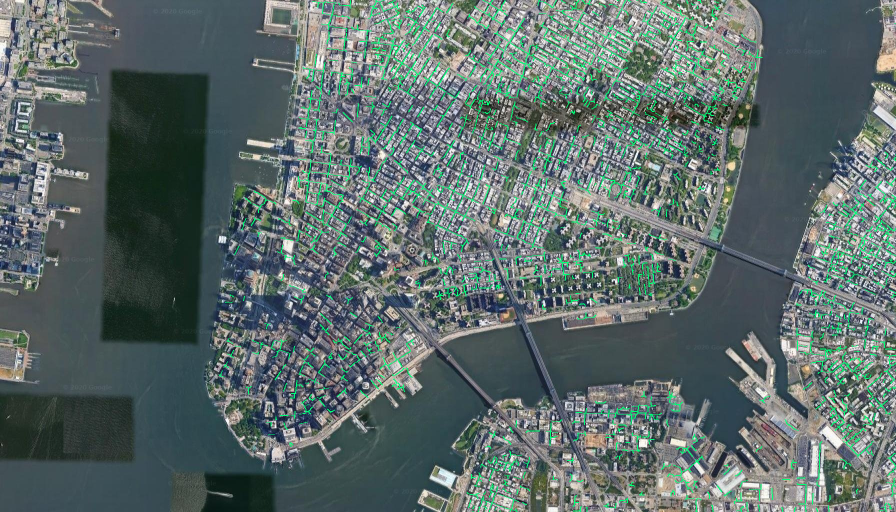
#> input picture build/station_lines_imagery_overlay.png, 1792 x 1024 px (shown at 1/2 size)
$ python -i make_night_textures.py   (imports and definitions only)
#> lines starting #> are read from the running program, lines starting #| are printed output that depends on the picture; after the words box and inside, x2 and y2 are one past the last pixel; in counts of white or black regions, pixels touching at a corner belong together
#!/usr/bin/env python3
"""Generate night variants of the Manhattan textures.

Facades: dark blue ambient + randomly illuminated windows aligned to the
detected window grid.
Ground satellite: darkened city with street-lamp glows and neon signage.
Street textures: street-lamp pools and lit neon signs.
"""
import os, sys, math, random
import numpy as np
from PIL import Image, ImageDraw, ImageFilter, ImageChops

# [2 lines not run here, left out]

ROOT = "/home/orbit9/Work/games/Manhattan/Textures"
DAY = os.path.join(ROOT, "day")
NIGHT = os.path.join(ROOT, "night")


def ensure(path):
    os.makedirs(os.path.dirname(path), exist_ok=True)


# --------------------------------------------------------------------------
# helpers
# --------------------------------------------------------------------------
def to_np(im):
    return np.asarray(im.convert("RGB")).astype(np.float32) / 255.0


def to_img(a):
    return Image.fromarray(np.clip(a * 255.0, 0, 255).astype(np.uint8), "RGB")


# [65 lines left out: functions smooth, autocorr_period, grid_axis, not called in this run]


WINDOW_PALETTE = [
    (255, 214, 148), (255, 231, 184), (255, 197, 118),
    (255, 245, 220), (206, 224, 255), (170, 205, 255),
    (255, 170, 96), (255, 120, 70),
]
WINDOW_WEIGHTS = [28, 22, 14, 15, 6, 5, 7, 3]


def connected_components(mask):
    """Simple 8-connected component labeller (scipy-free)."""
    h, w = mask.shape
    seen = np.zeros_like(mask, dtype=bool)
    out = []
    for y in range(h):
        for x in range(w):
            if not mask[y, x] or seen[y, x]:
                continue
            stack = [(y, x)]
            seen[y, x] = True
            pts = []
            while stack:
                cy, cx = stack.pop()
                pts.append((cy, cx))
                for dy in (-1, 0, 1):
                    for dx in (-1, 0, 1):
                        ny, nx = cy + dy, cx + dx
                        if 0 <= ny < h and 0 <= nx < w and mask[ny, nx] and not seen[ny, nx]:
                            seen[ny, nx] = True
                            stack.append((ny, nx))
            out.append(pts)
    return out


def detect_windows(gray_img):
    """Return window bounding boxes in image coordinates (may be empty).

    Windows are found as regions darker than a heavily blurred local wall
    estimate.  This avoids the pitfalls of a rigid detected grid and works for
    both punched-window masonry and glass curtain walls.
    """
    W, H = gray_img.size
    aw = min(360, W)
    ah = max(1, int(H * aw / W))
    small = gray_img.resize((aw, ah), Image.BOX)
    bg = small.filter(ImageFilter.GaussianBlur(max(4, aw / 14)))
    a = np.asarray(small).astype(np.float32) / 255.0
    b = np.asarray(bg).astype(np.float32) / 255.0
    diff = b - a
    # adaptive threshold: catch the darker third of the facade, with a floor
    thr = float(np.clip(np.percentile(diff, 68), 0.035, 0.14))
    mask = diff > thr
    mask_img = Image.fromarray((mask * 255).astype(np.uint8), "L")
    mask_img = (mask_img.filter(ImageFilter.MedianFilter(3))
                        .filter(ImageFilter.MinFilter(3))
                        .filter(ImageFilter.MaxFilter(3)))
    mask = np.asarray(mask_img) > 127
    comps = connected_components(mask)
    boxes = []
    sx, sy = W / aw, H / ah
    for pts in comps:
        if len(pts) < 12:
            continue
        ys = [p[0] for p in pts]
        xs = [p[1] for p in pts]
        x0, x1 = min(xs), max(xs)
        y0, y1 = min(ys), max(ys)
        bw, bh = x1 - x0 + 1, y1 - y0 + 1
        # reject spandrel bands, whole-facade blobs and tiny noise
        if bw > aw * 0.55 or bh > ah * 0.55:
            continue
        if bw < 3 or bh < 3:
            continue
        if not (0.18 < bw / bh < 4.5):
            continue
        boxes.append((int(x0 * sx), int(y0 * sy), int((x1 + 1) * sx), int((y1 + 1) * sy)))
    return boxes


def facade_night(path, out_path):
#> called with out_path = 'out.png'
    im = Image.open(path).convert("RGB")
#> im is the input picture: PIL image 1792x1024 RGB; mean R, G, B 92.6, 108.3, 105.9
    W, H = im.size
#> W = 1792; H = 1024
    day = to_np(im)
    gray = day.mean(axis=2)
    gray_img = im.convert("L")

    # dark blue ambient, keep a little facade detail
    base = day * np.array([0.200, 0.220, 0.300], dtype=np.float32) + 0.012
    # faint cool sky bounce at the top
    yy = np.linspace(1.05, 0.62, H, dtype=np.float32)[:, None, None]
    base *= yy

    em_img = Image.new("RGB", (W, H), (0, 0, 0))
#> em_img: PIL image 1792x1024 RGB; every value is 0
    em_draw = ImageDraw.Draw(em_img)
    boxes = detect_windows(gray_img)
#> in detect_windows, `small = gray_img.resize((aw, ah), Image.BOX)`:
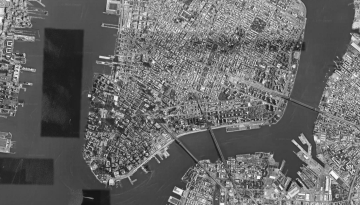
#> small: PIL image 360x205 L; min 18, max 249, mean 103.4
#> in detect_windows, `bg = small.filter(ImageFilter.GaussianBlur(max(4, aw / 14)))`:
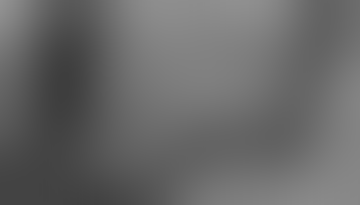
#> bg: PIL image 360x205 L; min 62, max 147, mean 104.2
#> in detect_windows, `diff = b - a`:
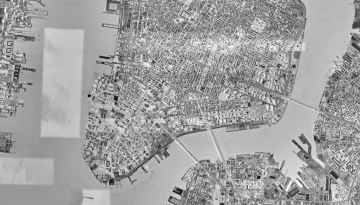
#> diff: shape (205, 360) float32; min -0.655, max 0.388, mean 0.00344; drawn with min black and max white
#> in detect_windows, `thr = float(np.clip(np.percentile(diff, 68), 0.035, 0.14))`: thr = 0.0863
#> in detect_windows, `mask = diff > thr`:
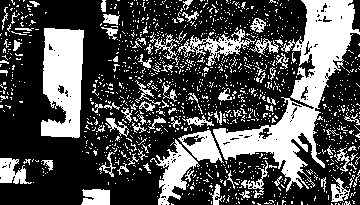
#> mask: shape (205, 360) bool; 31.3% white; 1309 white regions (1226 under 20 px), largest, box (x1, y1, x2, y2) and area: (213, 0, 360, 192) 7752, (41, 28, 84, 138) 3675, (150, 139, 200, 205) 1206
#> in detect_windows, `mask_img = (mask_img.filter(ImageFilter.MedianFilter(3)) .filter(Image..`:
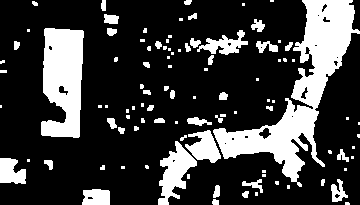
#> mask_img: PIL image 360x205 L; 23.6% white; 100 white regions (55 under 20 px), largest, box (x1, y1, x2, y2) and area: (213, 0, 360, 187) 7611, (41, 28, 84, 138) 3674, (158, 141, 197, 205) 1184
#> in detect_windows, `comps = connected_components(mask)`: comps = 100 items
#> the loop in detect_windows, `for pts in comps:` made 100 passes
#> (x0, x1, y0, y1, bw, bh) on passes 1, 2, 4, 5, 7, 8, 10, 11, 12, 13, 15, 17: (101, 105, 0, 10, 5, 11), (184, 191, 0, 4, 8, 5), (213, 359, 0, 186, 147, 187), (32, 37, 1, 5, 6, 5), (188, 196, 13, 19, 9, 7), (104, 118, 14, 23, 15, 10), (251, 264, 19, 31, 14, 13), (41, 83, 28, 137, 43, 110), (107, 116, 28, 35, 10, 8), (143, 146, 28, 32, 4, 5), (197, 247, 30, 54, 51, 25), (190, 200, 38, 47, 11, 10)
#> (ys, xs, x0, x1, y0, y1, bw, bh) on passes 9, 16, 19, 37, 39: ([18, 19, 20, 20, 19, 18, 20, 20, 19, 18, 19, 18], [179, 180, 181, 182, 182, 182, 180, 179, 181, 181, 179, 180], 179, 182, 18, 20, 4, 3), ([35, 36, 37, 37, 36, 35, 37, 37, 36, 35, 36, 35], [168, 169, 170, 171, 171, 171, 169, 168, 170, 170, 168, 169], 168, 171, 35, 37, 4, 3), ([39, 40, 41, 42, 42, 42, 41, 41, 40, 39, 40, 39], [166, 167, 168, 168, 167, 166, 167, 166, 168, 168, 166, 167], 166, 168, 39, 42, 3, 4), ([60, 61, 62, 62, 62, 63, 63, 62, 61, 62, 61, 60, 61, 61, 60], [2, 3, 4, 3, 2, 1, 0, 0, 0, 1, 4, 4, 2, 1, 3], 0, 4, 60, 63, 5, 4), ([65, 66, 67, 67, 66, 65, 67, 67, 66, 65, 66, 65], [168, 169, 170, 171, 171, 171, 169, 168, 170, 170, 168, 169], 168, 171, 65, 67, 4, 3)
#> after the loop in detect_windows, `for pts in comps:`: boxes = 74 items, first 6: (502, 0, 527, 54), (915, 0, 955, 24), (159, 4, 189, 29), (935, 64, 980, 99), (517, 69, 592, 119), (891, 89, 910, 104)
    used_grid = False
    lit = 0

    name = os.path.basename(path).lower()
    use_grid = ("glass" in name) or (len(boxes) < 8)
#> use_grid = False

    if use_grid:
        # glass curtain wall with no readable punched openings: light a random
        # share of the repeating glazing cells, subdivided into room-sized bays
        used_grid = True
        cols = grid_axis(gray, 1, min_cells=3, max_cells=20)
        rows = grid_axis(gray, 0, min_cells=3, max_cells=26)

        # [7 lines left out: function subdivide, not called in this run]

        cols = subdivide(cols, max(18.0, W / 16.0))
        rows = subdivide(rows, max(18.0, H / 20.0))
        cols = [int(round(c)) for c in cols]
        rows = [int(round(r)) for r in rows]
        boxes = []
        for i in range(len(rows) - 1):
            for j in range(len(cols) - 1):
                x0, y0, x1, y1 = cols[j], rows[i], cols[j + 1], rows[i + 1]
                if x1 - x0 < 4 or y1 - y0 < 4:
                    continue
                boxes.append((x0, y0, x1, y1))

    # filter to usable rectangles, then choose a fixed share so every facade
    # gets a believable number of lit windows
    usable = []
    for (bx0, by0, bx1, by1) in boxes:
        bw, bh = bx1 - bx0, by1 - by0
        if bw < 3 or bh < 3:
            continue
        if used_grid and (bw < 6 or bh < 6):
            continue
        usable.append((bx0, by0, bx1, by1))
#> this loop made 74 passes
#> (bx0, by0, bx1, by1, bw, bh) on passes 1 to 12: (502, 0, 527, 54, 25, 54), (915, 0, 955, 24, 40, 24), (159, 4, 189, 29, 30, 25), (935, 64, 980, 99, 45, 35), (517, 69, 592, 119, 75, 50), (891, 89, 910, 104, 19, 15), (1249, 94, 1319, 159, 70, 65), (204, 139, 418, 689, 214, 550), (532, 139, 582, 179, 50, 40), (711, 139, 731, 164, 20, 25), (980, 149, 1234, 274, 254, 125), (836, 174, 856, 189, 20, 15)
#> after the loop, usable has the same summary as boxes in detect_windows
    random.shuffle(usable)
    want = int(round(len(usable) * (0.44 if used_grid else 0.50)))
#> want = 37
    want = max(want, min(12, len(usable)))

    for (bx0, by0, bx1, by1) in usable[:want]:
        bw, bh = bx1 - bx0, by1 - by0
        inset_x = max(1, int(bw * (0.26 if used_grid else 0.06)))
        inset_y = max(1, int(bh * (0.24 if used_grid else 0.08)))
        rx0, ry0 = bx0 + inset_x, by0 + inset_y
        rx1, ry1 = bx1 - inset_x, by1 - inset_y
        if rx1 - rx0 < 2 or ry1 - ry0 < 2:
            continue
        col = random.choices(WINDOW_PALETTE, weights=WINDOW_WEIGHTS)[0]
        b = random.uniform(0.55, 1.0)
        # very large glazing panels read better when dimmer
        b *= float(np.clip(42.0 / max(bw, bh), 0.40, 1.0))
        if random.random() < 0.10:      # dim, curtained or blinds
            b *= 0.30
        em_draw.rectangle([rx0, ry0, rx1 - 1, ry1 - 1],
                          fill=tuple(int(c * b) for c in col))
        lit += 1
#> this loop made 37 passes
#> (bx0, by0, bx1, by1, bw, bh, inset_x, inset_y) on passes 1 to 12: (1428, 924, 1443, 944, 15, 20, 1, 1), (1408, 289, 1428, 309, 20, 20, 1, 1), (1269, 959, 1284, 979, 15, 20, 1, 1), (1055, 994, 1090, 1024, 35, 30, 2, 2), (602, 829, 622, 844, 20, 15, 1, 1), (786, 704, 980, 1024, 194, 320, 11, 25), (627, 544, 642, 564, 15, 20, 1, 1), (711, 309, 746, 339, 35, 30, 2, 2), (1304, 849, 1324, 864, 20, 15, 1, 1), (826, 194, 841, 214, 15, 20, 1, 1), (1717, 1009, 1742, 1024, 25, 15, 1, 1), (816, 429, 841, 454, 25, 25, 1, 2)
#> (bx0, by0, bx1, by1) on passes 20 to 25: (721, 824, 741, 844), (920, 649, 1100, 814), (731, 524, 766, 554), (930, 584, 1055, 629), (219, 799, 263, 849), (945, 189, 1000, 239)

    # glow pass
    glow = em_img.filter(ImageFilter.GaussianBlur(max(2.0, W / 190.0)))
    sharp = np.asarray(em_img).astype(np.float32) / 255.0
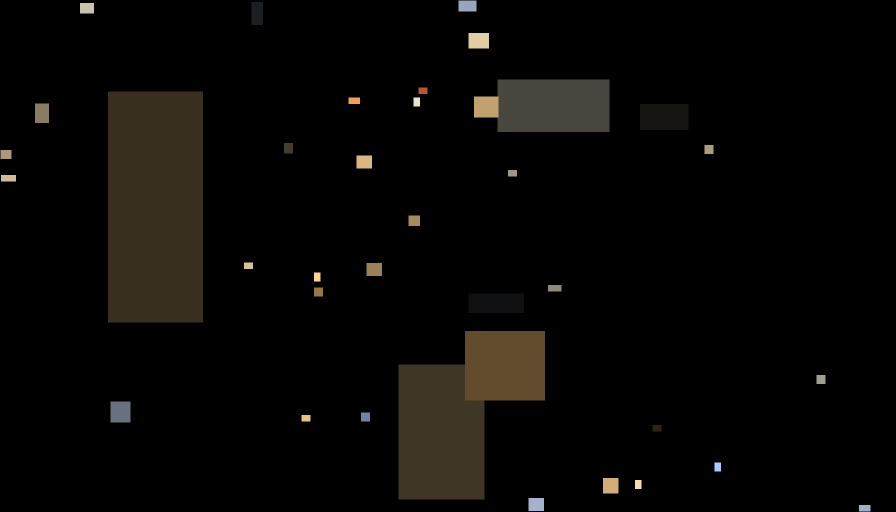
#> sharp: shape (1024, 1792, 3) float32 (shown at 1/2 size); mean R, G, B 0.0314, 0.027, 0.0199
    soft = np.asarray(glow).astype(np.float32) / 255.0
    out = base + sharp * 0.90 + soft * (0.40 if used_grid else 0.55)
    # subtle warm spill on the surrounding wall
    out = np.clip(out, 0, 1) ** (1 / 1.02)
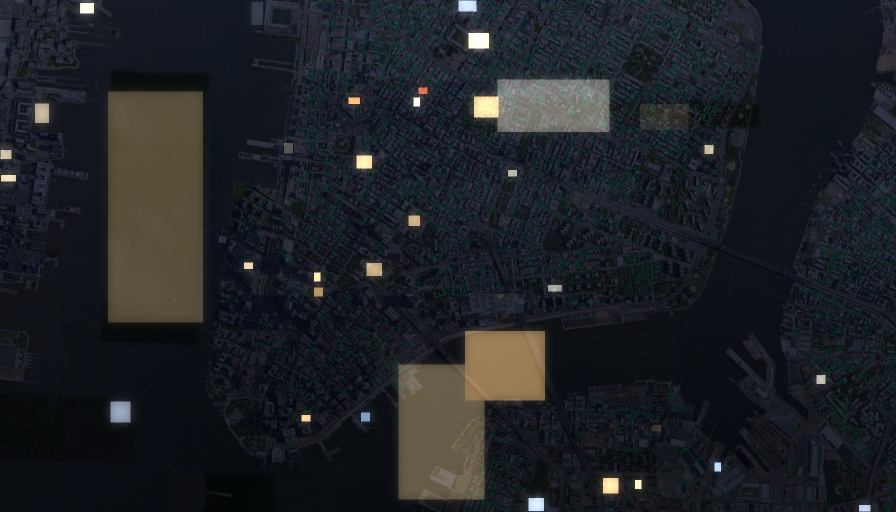
#> out: shape (1024, 1792, 3) float32 (shown at 1/2 size); mean R, G, B 0.121, 0.132, 0.149
    ensure(out_path)
    to_img(out).save(out_path, quality=92, optimize=True, progressive=True)
    mode = "grid" if used_grid else "windows"
    print(f"  facade {os.path.basename(path)}: {len(usable)} {mode}, "
          f"{lit} lit -> {os.path.relpath(out_path, ROOT)}")
#|   facade station_lines_imagery_overlay.png: 74 windows, 37 lit -> ../../../../../..scripts/out.png


# --------------------------------------------------------------------------
# ground / satellite
# --------------------------------------------------------------------------
# [188 lines left out: functions radial_glow, satellite_night, street_night, roof_night, not called in this run]


# --------------------------------------------------------------------------
# [28 lines not run here, left out]

>>> result = facade_night('../build/station_lines_imagery_overlay.png', 'out.png')
